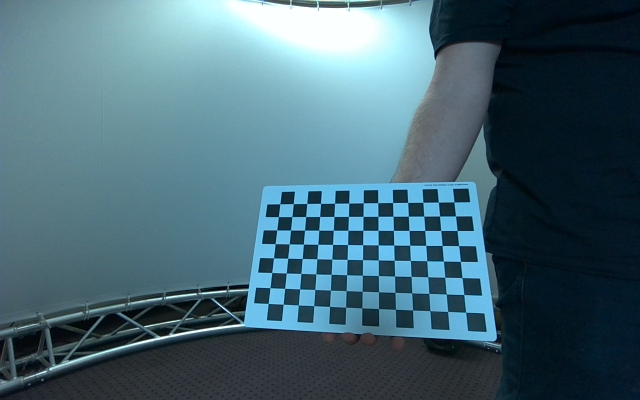
#> input picture Result/ownChessImages/chess_capture_00.png, 1280 x 800 px (shown at 1/2 size); its folder holds 4 pictures in this run
$ python step_6_re1.py
#> lines starting #> are read from the running program, lines starting #| are printed output that depends on the picture
import numpy as np
import cv2 as cv
import glob
import os

def find_chessboard_corners(images, scale):
    """
    Find the chessboard corners in the images and calibrate the camera.

    :param images: List of image paths.
    :param scale: Scale factor for resizing the images.
    :return: ret, K, dist, rvecs, tvecs, objpoints, imgpoints
    """
#> called with scale = 1

    objpoints = []
    imgpoints = []

    objp = np.zeros((13*8, 3), np.float32)
    objp[:, :2] = np.mgrid[0:13, 0:8].T.reshape(-1, 2)

    print(f"Processing {len(images)} images...")

    for i, fname in enumerate(images):
        img = cv.imread(fname)
#> img is the input picture: shape (800, 1280, 3); mean B, G, R 115.4, 102.6, 70.6
        if img is None:
            print(f"Warning: Could not read image {fname}")
            continue

        if scale != 1.0:
            img = cv.resize(img, None, fx=scale, fy=scale, interpolation=cv.INTER_LINEAR)

        gray = cv.cvtColor(img, cv.COLOR_BGR2GRAY)
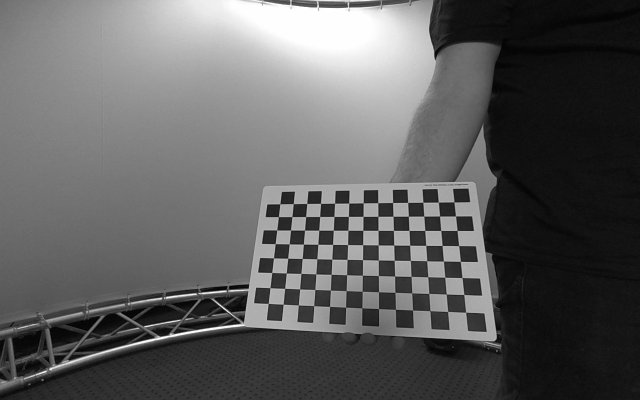
#> gray: shape (800, 1280) (shown at 1/2 size); min 1, max 255, mean 94.5
        ret, corners = cv.findChessboardCorners(gray, (13, 8), None)
#> ret = True; corners = 104 rows, first 8: [931.8, 624.9], [895.6, 623.6], [860.2, 621.8], [825.6, 620.4], [791.1, 618.9], [757.6, 617.9], [724.2, 616.2], [691.5, 614.9]

        if ret:
            print(f"[{i}] Chessboard found in {fname}")
            corners2 = cv.cornerSubPix(gray, corners, (11,11), (-1,-1), criteria)
#> corners2 = 104 rows, first 8: [931.8, 624.8], [895.7, 623.4], [860.3, 621.9], [825.6, 620.6], [791.3, 619.1], [757.5, 617.7], [724.4, 616.3], [691.7, 614.8]
            if scale != 1.0:
                corners2 = corners2 / scale
            objpoints.append(objp)
            imgpoints.append(corners2)
        else:
            print(f"[{i}] Chessboard NOT found in {fname}")
#> pass 2 of the loop in find_chessboard_corners, `for i, fname in enumerate(images):`:
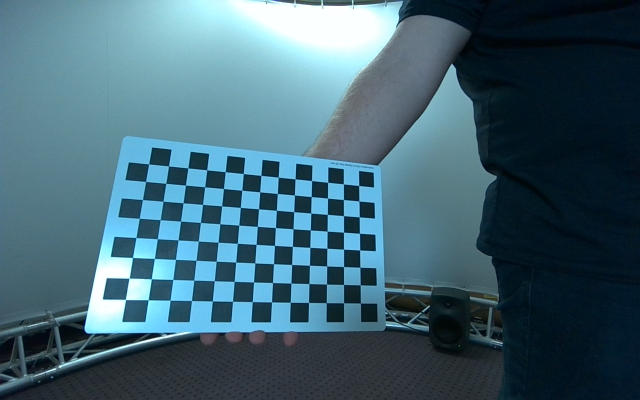
#> input picture Result/ownChessImages/chess_capture_01.png, 1280 x 800 px (shown at 1/2 size)
#> in find_chessboard_corners, img is the input picture: shape (800, 1280, 3); mean B, G, R 114.2, 100.1, 66.6
#> in find_chessboard_corners, `gray = cv.cvtColor(img, cv.COLOR_BGR2GRAY)`:
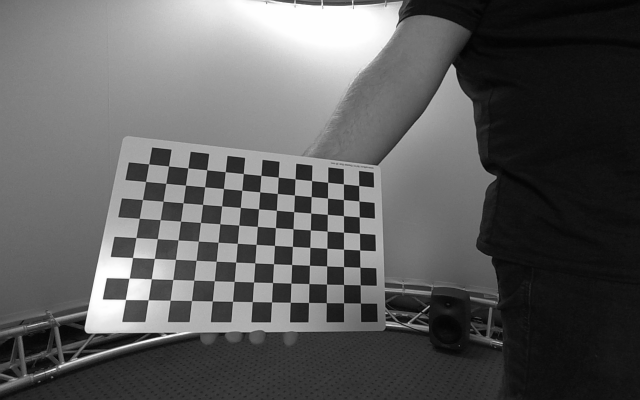
#> gray: shape (800, 1280) (shown at 1/2 size); min 1, max 255, mean 91.7
#> corners = 104 rows, first 8: [721.1, 606.7], [687.7, 606.1], [653, 605.6], [617.5, 605.5], [581, 604.8], [543.6, 604.3], [505, 603.6], [465.4, 603]
#> corners2 = 104 rows, first 8: [721.4, 606.6], [687.6, 606.2], [653, 605.8], [617.6, 605.4], [580.9, 604.9], [543.6, 604.4], [505, 603.7], [465.6, 603.1]
#> pass 3 of the loop in find_chessboard_corners, `for i, fname in enumerate(images):`:
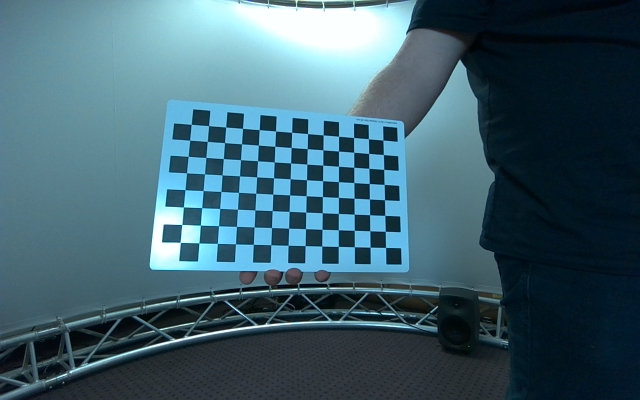
#> input picture Result/ownChessImages/chess_capture_02.png, 1280 x 800 px (shown at 1/2 size)
#> in find_chessboard_corners, img is the input picture: shape (800, 1280, 3); mean B, G, R 109.6, 96.4, 63.9
#> in find_chessboard_corners, `gray = cv.cvtColor(img, cv.COLOR_BGR2GRAY)`:
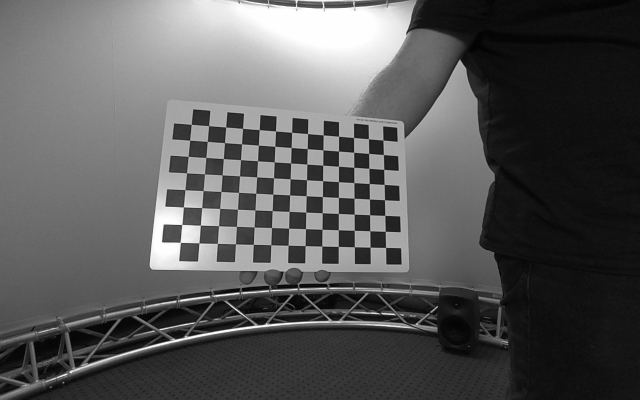
#> gray: shape (800, 1280) (shown at 1/2 size); min 1, max 255, mean 88.2
#> corners = 104 rows, first 8: [771.6, 495.5], [740.7, 494.8], [709.2, 494.3], [676.9, 493.1], [644.2, 492.5], [610.6, 491.8], [576.8, 490.9], [542.1, 490]
#> corners2 = 104 rows, first 8: [771.6, 495.4], [740.6, 494.7], [709.2, 494.2], [676.9, 493.3], [644.2, 492.6], [610.7, 491.7], [576.7, 490.9], [542.2, 490.1]
#> the loop made 4 passes; the first 3 are shown

    if len(objpoints) == 0 or len(imgpoints) == 0:
        raise ValueError("No valid chessboard corners found in any image. Check pattern size and image quality.")

    h, w = img.shape[:2]
#> h = 800; w = 1280
    ret, K, dist, rvecs, tvecs = cv.calibrateCamera(objpoints, imgpoints, (w, h), None, None)
    return ret, K, dist, rvecs, tvecs, objpoints, imgpoints


# [69 lines left out: functions undistort_images, draw, calculate_pose, not called in this run]

def save_params(rvecs, tvecs, K, dist):
    """
    Save the camera parameters to a text file.

    :param rvecs: Rotation vectors.
    :param tvecs: Translation vectors.
    :param K: Camera matrix.
    :param dist: Distortion coefficients.
    """
    os.makedirs("../Result", exist_ok=True)
    with open('../Result/camera_parameters_new.txt', 'w') as f:
        f.write(f"Camera Matrix (K):\n{K}\n")
        f.write(f"Distortion Coefficients:\n{dist}\n")

        for i, (rvec, tvec) in enumerate(zip(rvecs, tvecs)):
            R, _ = cv.Rodrigues(rvec)
            f.write(f"\nPose {i + 1}:\n")
            f.write(f"Rotation Matrix:\n{R}\n")
            f.write(f"Translation Vector:\n{tvec}\n")

criteria = (cv.TERM_CRITERIA_EPS + cv.TERM_CRITERIA_MAX_ITER, 30, 0.001)

scale = 1.0

images = glob.glob('../Result/ownChessImages/*.png')
print(f"Found {len(images)} images.")

ret, K, dist, rvecs, tvecs, objpoints, imgpoints = find_chessboard_corners(images, scale)

save_params(rvecs, tvecs, K, dist)

print("Calibration successful.")
print("K =", K)
print("dist =", dist)
print("rvecs =", rvecs)
print("tvecs =", tvecs)
